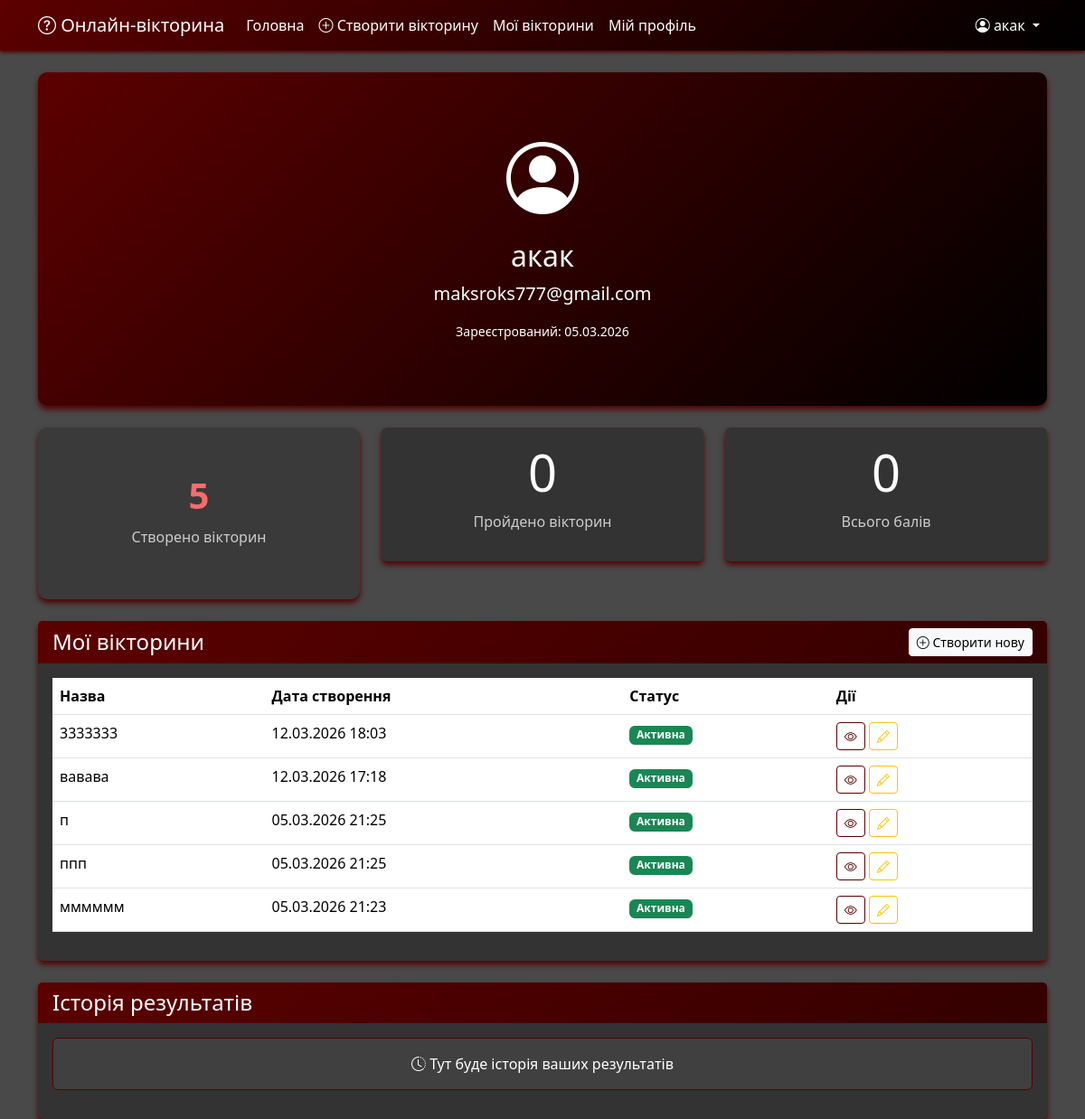
The app's page /profile/ (signed in) with its own data.
### quizzes/models.py (models this page shows, shortened)
class Quiz(models.Model):
    title = models.CharField(max_length=200, verbose_name="Quiz Title")
    description = models.TextField(max_length=1000, verbose_name="Quiz Description")
    created_at = models.DateTimeField(auto_now_add=True, verbose_name="Created At")
    creator = models.ForeignKey(User, on_delete=models.CASCADE, null=True, blank=True, related_name='quizzes')
    is_active = models.BooleanField(default=True, verbose_name='Active')
    hours = models.IntegerField(default=0, verbose_name='Годин')
    minutes = models.IntegerField(default=1, verbose_name='Хвилин')
    seconds = models.IntegerField(default=0, verbose_name='Секунд')
    has_time_limit = models.BooleanField(default=True, verbose_name='Має обмеження часу')
    class Meta:
        verbose_name = "Quiz"
        verbose_name_plural = "Quizzes"

### quizzes/views.py (the view)
# urls.py: path('profile/', views.profile, name='profile'),
@login_required
def profile(request):
    user_quizzes = Quiz.objects.filter(creator=request.user).order_by('-created_at')
    total_quizzes = user_quizzes.count()
    context = {
        'user': request.user,
        'user_quizzes': user_quizzes,
        'total_quizzes': total_quizzes,
    }
    return render(request, 'quizzes/profile.html', context)

### quizzes/context_processors.py (called while the page is built)
def global_quiz_data(request):
    return {
        'total_quizzes_count': Quiz.objects.filter(is_active=True).count(),
        'is_playing': request.session.get('quiz_session_id') is not None,
    }

### quizzes/templates/quizzes/profile.html (shortened to what this page needs)
{% extends 'base.html' %}
{% block body_class %}play-page{% endblock %}
{% block content %}
<div class="container mt-4">
    <div class="row">
        <div class="col-12">
            <div class="card profile-header mb-4">
                <div class="card-body text-center">
                    <i class="bi bi-person-circle profile-avatar"></i>
                    <h2 class="mt-2">{{ user.username }}</h2>
                    <p class="lead">{{ user.email }}</p>
                    <p class="small">Зареєстрований: {{ user.date_joined|date:"d.m.Y" }}</p>
                </div>
            </div>
        </div>
    </div>
    <div class="row mb-4">
        <div class="col-md-4">
            <div class="card text-center stat-card">
                <div class="card-body">
                    <h3 class="stat-number">{{ total_quizzes }}</h3>
                    <p class="stat-label">Створено вікторин</p>
                </div>
            </div>
        </div>
        <div class="col-md-4">
            <div class="card text-center">
                <div class="card-body">
                    <h3 class="display-4">0</h3>
                    <p class="text-muted">Пройдено вікторин</p>
                </div>
            </div>
        </div>
        <div class="col-md-4">
            <div class="card text-center">
                <div class="card-body">
                    <h3 class="display-4">0</h3>
                    <p class="text-muted">Всього балів</p>
                </div>
            </div>
        </div>
    </div>
    <div class="row mt-4" id="my-quizzes-section">
        <div class="col-12">
            <div class="card">
                <div class="card-header bg-success text-white d-flex justify-content-between align-items-center">
                    <h4 class="mb-0">Мої вікторини</h4>
                    <a href="{% url 'create_quiz' %}" class="btn btn-light btn-sm">
                        <i class="bi bi-plus-circle"></i> Створити нову
                    </a>
                </div>
                <div class="card-body">
                    {% if user_quizzes %}
                        <div class="table-responsive">
                            <table class="table table-hover">
                                <thead>
                                    <tr>
                                        <th>Назва</th>
                                        <th>Дата створення</th>
                                        <th>Статус</th>
                                        <th>Дії</th>
                                    </tr>
                                </thead>
                                <tbody>
                                    {% for quiz in user_quizzes %}
                                        <tr>
                                            <td>{{ quiz.title }}</td>
                                            <td>{{ quiz.created_at|date:"d.m.Y H:i" }}</td>
                                            <td>
                                                {% if quiz.is_active %}
                                                    <span class="badge bg-success">Активна</span>
                                                {% else %}
                                                    <span class="badge bg-secondary">Неактивна</span>
                                                {% endif %}
                                            </td>
                                            <td>
                                                <a href="{% url 'quiz_detail' quiz.id %}" class="btn btn-sm btn-outline-primary">
                                                    <i class="bi bi-eye"></i>
                                                </a>
                                                <a href="#" class="btn btn-sm btn-outline-warning">
                                                    <i class="bi bi-pencil"></i>
                                                </a>
                                            </td>
                                        </tr>
                                    {% endfor %}
                                </tbody>
                            </table>
                        </div>
                    {% endif %}
                </div>
            </div>
        </div>
    </div>
    <div class="row mt-4">
        <div class="col-12">
            <div class="card">
                <div class="card-header bg-info text-white">
                    <h4 class="mb-0">Історія результатів</h4>
                </div>
                <div class="card-body">
                    <div class="alert alert-secondary text-center">
                        <i class="bi bi-clock-history"></i> Тут буде історія ваших результатів
                    </div>
                </div>
            </div>
        </div>
    </div>
</div>
{% endblock %}

### quizzes/templates/menu.html (shortened to what this page needs)
<nav class="navbar navbar-expand-lg navbar-dark bg-primary">
    <div class="container">
        <a class="navbar-brand" href="{% url 'home' %}">
            <i class="bi bi-question-circle"></i> Онлайн-вікторина
        </a>
        <div class="collapse navbar-collapse" id="navbarMain">
            <ul class="navbar-nav me-auto mb-2 mb-lg-0">
                <li class="nav-item">
                    <a class="nav-link" href="{% url 'home' %}">Головна</a>
                </li>
                {% if user.is_authenticated %}
                    <li class="nav-item">
                        <a class="nav-link" href="{% url 'create_quiz' %}">
                            <i class="bi bi-plus-circle"></i> Створити вікторину
                        </a>
                    </li>
                    <li class="nav-item">
                        <a class="nav-link" href="{% url 'profile' %}#my-quizzes-section">Мої вікторини</a>
                    </li>
                    <li class="nav-item">
                        <a class="nav-link" href="{% url 'profile' %}">Мій профіль</a>
                    </li>
                {% endif %}
            </ul>
            <ul class="navbar-nav">
                {% if user.is_authenticated %}
                    <li class="nav-item dropdown">
                        <a class="nav-link dropdown-toggle" href="#" id="userDropdown" role="button" data-bs-toggle="dropdown">
                            <i class="bi bi-person-circle"></i> {{ user.username }}
                        </a>
                    </li>
                {% endif %}
            </ul>
        </div>
    </div>
</nav>

### static/css/style.css (style rules this page uses)
body { background-color: #494949; font-family: 'Segoe UI', sans-serif; color: #ffffff; margin: 0; padding: 0; }
.navbar, .novbar { background: linear-gradient(135deg, #5c0000 0%, #000000 100%); box-shadow: 0 2px 4px rgb(83, 1, 1); }
.navbar-brand, .nav-link { color: white !important }
.btn-outline-primary { color: #5c0000; border-color: #5c0000; }
.card { border: none; box-shadow: 0 4px 6px rgb(83, 1, 1); background-color: #333333; color: white; transition: transform 0.3s, box-shadow 0.3s; }
.card-header { background: linear-gradient(135deg, #5c0000 0%, #330000 100%) ; color: white; border-bottom: none; }
.text-muted { color: #cccccc !important; }
h1, h2, h3, h4, h5, h6 { color: white; }
.alert { background-color: #404040; color: white; border: 1px solid #5c0000; }
.profile-header { background: linear-gradient(135deg, #5c0000 0%, #000000 100%); color: white; padding: 40px 0; border-radius: 10px; margin-bottom: 30px; text-align: center; }
.profile-avatar { font-size: 5rem; color: white; }
.stat-card { text-align: center; padding: 25px ; border: none; box-shadow: 0 4px 6px rgb(83, 1, 1); background-color: #3a3a3a; border-radius: 10px; transition: transform 0.3; }
.stat-number { font-size: 2.5rem; font-weight: bold; color: #ff6b6b; margin: 10px 0; }
.stat-label { color: #cccccc; font-size: 1rem; }

### records on screen
Quiz: title "3333333", created_at "12.03.2026 18:03", is_active "Активна"
Quiz: title "вавава", created_at "12.03.2026 17:18", is_active "Активна"
Quiz: title "п", created_at "05.03.2026 21:25", is_active "Активна"
Quiz: title "ппп", created_at "05.03.2026 21:25", is_active "Активна"
Quiz: title "мммммм", created_at "05.03.2026 21:23", is_active "Активна"

### other values on screen
{{ user.username }} "акак"
{{ user.email }} "maksroks777@gmail.com"
{{ user.date_joined|date:"d.m.Y" }} "05.03.2026"
{{ total_quizzes }} "5"
